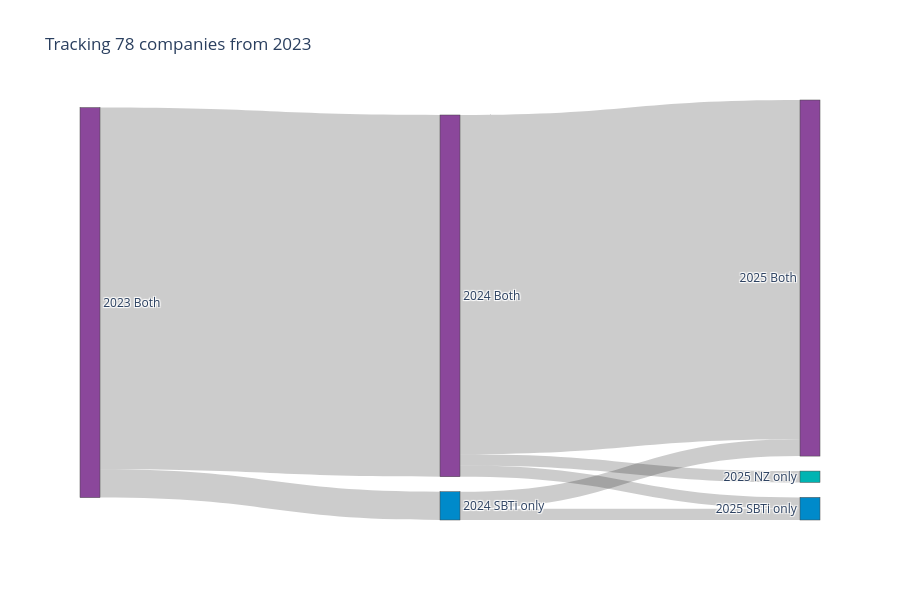

The notebook cell this image was saved under:
### Code cell
import plotly.graph_objects as go
import pandas as pd

# Force fresh read
file_path = r'C:\Users\AniyaBagheri\GF500_research_perliminary_data_analysis\comparative analysis\progression anlysis data.xlsx'
portfolio = pd.read_excel(file_path, header=0)

def normalize(val):
    if pd.isna(val): return '-'
    if val == 0 or val == 'N': return '0'
    return '1'

for col in portfolio.columns:
    if 'sbti' in col or 'nz' in col or 'cn' in col or 're' in col or 'cc' in col:
        portfolio[col] = portfolio[col].apply(normalize)

companies_2023 = portfolio[(portfolio['2023 sbti nt'] != '-') & (portfolio['2023 nz'] != '-')]['company'].tolist()
subset = portfolio[portfolio['company'].isin(companies_2023)].copy()

years = ['2023', '2024', '2025']
nodes = []
node_colors = []

for year in years:
    nodes.extend([f'{year} None', f'{year} SBTi only', f'{year} NZ only', f'{year} Both'])
    node_colors.extend(['#cccccc', '#008ACA', '#00B4B2', '#8B479B'])

source = []
target = []
value = []

for i in range(len(years) - 1):
    curr_year = years[i]
    next_year = years[i + 1]
    
    transitions = subset.groupby([f'{curr_year} sbti nt', f'{curr_year} nz', f'{next_year} sbti nt', f'{next_year} nz']).size().reset_index(name='count')
    
    for _, row in transitions.iterrows():
        sbti_c, nz_c = row[f'{curr_year} sbti nt'], row[f'{curr_year} nz']
        sbti_n, nz_n = row[f'{next_year} sbti nt'], row[f'{next_year} nz']
        
        if '-' in [sbti_c, nz_c, sbti_n, nz_n]:
            continue
        
        src = 0 if (sbti_c=='0' and nz_c=='0') else (1 if sbti_c=='1' and nz_c=='0' else (2 if nz_c=='1' and sbti_c=='0' else 3))
        tgt = 0 if (sbti_n=='0' and nz_n=='0') else (1 if sbti_n=='1' and nz_n=='0' else (2 if nz_n=='1' and sbti_n=='0' else 3))
        
        source.append(i * 4 + src)
        target.append((i + 1) * 4 + tgt)
        value.append(row['count'])

fig = go.Figure(data=[go.Sankey(node=dict(pad=15, thickness=20, label=nodes, color=node_colors), link=dict(source=source, target=target, value=value))])
fig.update_layout(title_text=f"Tracking {len(companies_2023)} companies from 2023", height=600)
fig.show()

### Figure 1 — Plotly figure (JSON) as saved in the notebook; plotly's stock layout.template omitted (floating-point values rounded to 4 significant figures)
{"data": [{"link": {"source": [3, 3, 5, 5, 7, 7, 7], "target": [5, 7, 9, 11, 10, 9, 11], "value": [5, 64, 2, 3, 2, 2, 60]}, "node": {"color": ["#cccccc", "#008ACA", "#00B4B2", "#8B479B", "#cccccc", "#008ACA", "#00B4B2", "#8B479B", "#cccccc", "#008ACA", "#00B4B2", "#8B479B"], "label": ["2023 None", "2023 SBTi only", "2023 NZ only", "2023 Both", "2024 None", "2024 SBTi only", "2024 NZ only", "2024 Both", "2025 None", "2025 SBTi only", "2025 NZ only", "2025 Both"], "pad": 15, "thickness": 20}, "type": "sankey"}], "layout": {"height": 600, "title": {"text": "Tracking 78 companies from 2023"}}}
